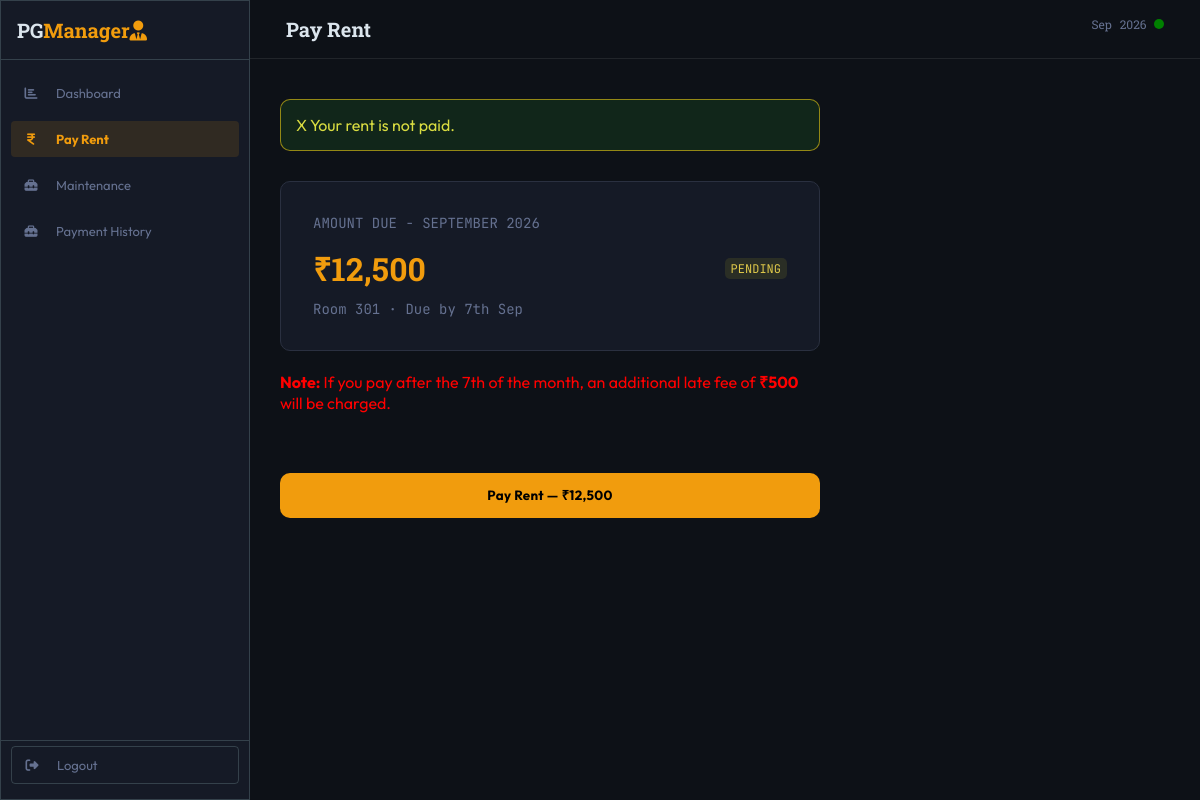
The page /tenant-payment/ (signed in) on the database as committed earlier.
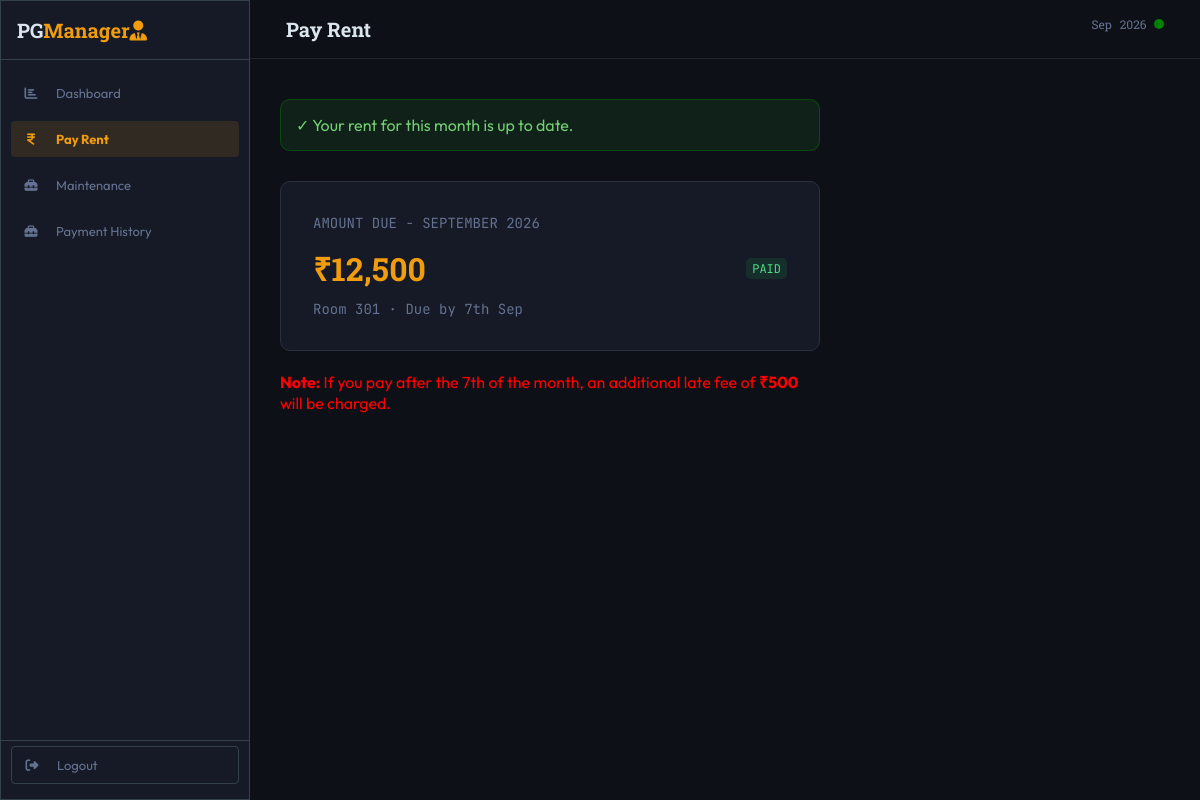
The same page on the database as committed later.
### dashboard/models.py (models this page shows, shortened)
class Tenant(models.Model):
    CHOICE_GENDER = (("","Select Gender"), ("male","Male"), ("female","Female"), ("others","Others"))
    CHOICE_RENT_STATUS = (("pending", "Pending"), ("overdue", "Overdue"), ("paid","Paid"))
    user = models.OneToOneField(User, on_delete=models.CASCADE, null=True, blank=True)
    firstname = models.CharField(max_length=100, null=False, blank=False)
    lastname = models.CharField(max_length=100, null=True, blank=True)
    phone_number = models.CharField(max_length=10, null=False, blank=False)
    email = models.EmailField(unique=True, null=True, blank=True)
    uid = models.CharField(unique=True, max_length=12, blank=False)
    gender = models.CharField(max_length=10, choices=CHOICE_GENDER)
    status = models.CharField(max_length=100, null=False, blank=False, default="active")
    emg_contact_name = models.CharField(max_length=100, null=False, blank=False)
    emg_contact = models.CharField(max_length=10, null=True, blank=True)
    address = models.ForeignKey(Address, on_delete=models.PROTECT, null=False, blank=False)
    room = models.ForeignKey(Room,on_delete=models.PROTECT, null=False, blank=False)
    move_in_date = models.DateField(null=False, blank=False)
    rent_status = models.CharField(null=False, blank=False, default="pending", choices=CHOICE_RENT_STATUS)
    security_deposit = models.DecimalField(max_digits=10, decimal_places=2)
    adv_rent = models.DecimalField(max_digits=10, decimal_places=2)
    notes = models.TextField(max_length=1000, blank=True)
    slug = models.SlugField(unique=True, default=uuid.uuid4, editable=False)

### dashboard/views.py (the view)
# urls.py: path("tenant-payment/", views.tenant_payment, name="tenant-payment"),
def tenant_payment(request):
    tenant = Tenant.objects.get(user=request.user)
    room_rent = tenant.room.rent
    room_number = tenant.room.number
    rent_status = tenant.rent_status
    return render(request, "dashboard/tenant-payment.html", {
        "rent_status": rent_status,
        "room_rent": room_rent,
        "room_number": room_number,
        "razorpay_key_id": settings.RAZORPAY_KEY_ID
    })

### dashboard/templates/dashboard/tenant-payment.html (shortened to what this page needs)
{% extends "tenant-base.html" %}
{% load static %}
{% load tz %}
{% load humanize %}
{% block css_file %}
    <link rel="stylesheet" href="{% static 'dashboard/tenant-payment.css' %}" >
{% endblock css_file %}
{% block content %}
    <header class="page-header">
        <div class="header-title header-box">
            <h2>Pay Rent</h2>
        </div>
        <div class="header-date header-box">
            <span>{% now "M Y" %}</span>
            <span class="status-dot"></span>
        </div>
    </header>
    <main>
        {% if rent_status == "paid" %}
            <div class="rent-status rent-status-paid">
                ✓  Your rent for this month is up to date.
            </div>
        {% elif rent_status == "pending" %}
            <div class="rent-status rent-status-pending">
                X  Your rent is not paid.
            </div>
        {% else %}
            <div class="rent-status rent-status-overdue">
                ⚠  Your rent is overdue.
            </div>
        {% endif %}
        <div class="rent-card">
            <p class="rent-date">AMOUNT DUE - {% now "F Y" %}</p>
            <div class="amount-status-container">
                <div class="rent-amount">₹{{ room_rent | intcomma }}</div>
                {% if rent_status == "paid" %}
                    <div class="tab-rent-status status-paid">{{ rent_status }}</div>
                {% elif rent_status == "pending" %}
                    <div class="tab-rent-status status-pending">{{ rent_status }}</div>
                {% elif rent_status == "overdue" %}
                    <div class="tab-rent-status status-overdue">{{ rent_status }}</div>
                {% endif %}
            </div>
            <div class="room-number">Room {{ room_number }} · Due by 7th {% now "M" %}</div>
        </div>
<p class="note"><span class="word-note"> Note: </span>If you pay after the 7th of the month, an additional late fee of <span style="font-weight: bold;">₹500</span> will be charged.</p>
        {% if rent_status == "pending" or rent_status == "overdue" %}
            <button id="pay-button">
                Pay Rent — ₹{{ room_rent | intcomma }}
            </button>
        {% endif %}
    </main>
{% endblock content %}

Rows that differ between the two databases and show on the page:
changed Tenant: rent_status "PENDING" → "PAID"
Other text that changed with them:
{{ room_rent | intcomma }}: "12,500" → (not shown)
text no longer shown: "X Your rent is not paid. Pay Rent — ₹"
text now shown: "✓ Your rent for this month is up to date."
